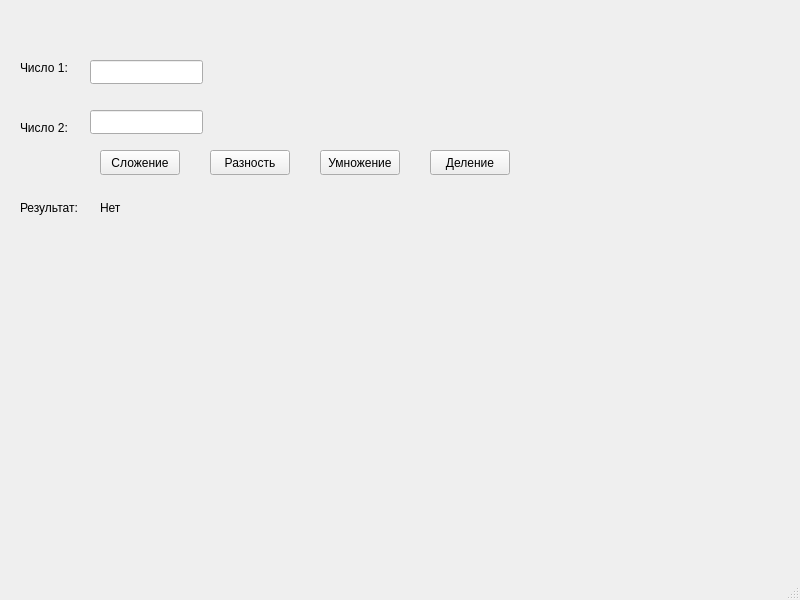
<?xml version="1.0" encoding="UTF-8"?>
<ui version="4.0">
 <class>MainWindow</class>
 <widget class="QMainWindow" name="MainWindow">
  <property name="geometry">
   <rect>
    <x>0</x>
    <y>0</y>
    <width>800</width>
    <height>600</height>
   </rect>
  </property>
  <property name="windowTitle">
   <string>MainWindow</string>
  </property>
  <widget class="QWidget" name="centralwidget">
   <widget class="QLineEdit" name="lineEdit_value_1">
    <property name="geometry">
     <rect>
      <x>90</x>
      <y>60</y>
      <width>113</width>
      <height>24</height>
     </rect>
    </property>
   </widget>
   <widget class="QLineEdit" name="lineEdit_value_2">
    <property name="geometry">
     <rect>
      <x>90</x>
      <y>110</y>
      <width>113</width>
      <height>24</height>
     </rect>
    </property>
   </widget>
   <widget class="QLabel" name="label_number_1">
    <property name="geometry">
     <rect>
      <x>20</x>
      <y>60</y>
      <width>55</width>
      <height>16</height>
     </rect>
    </property>
    <property name="text">
     <string>Число 1:</string>
    </property>
   </widget>
   <widget class="QLabel" name="label_number_2">
    <property name="geometry">
     <rect>
      <x>20</x>
      <y>120</y>
      <width>55</width>
      <height>16</height>
     </rect>
    </property>
    <property name="text">
     <string>Число 2:</string>
    </property>
   </widget>
   <widget class="QPushButton" name="pushButton_sum">
    <property name="geometry">
     <rect>
      <x>100</x>
      <y>150</y>
      <width>80</width>
      <height>25</height>
     </rect>
    </property>
    <property name="text">
     <string>Сложение</string>
    </property>
   </widget>
   <widget class="QLabel" name="label_result_text">
    <property name="geometry">
     <rect>
      <x>20</x>
      <y>200</y>
      <width>71</width>
      <height>16</height>
     </rect>
    </property>
    <property name="text">
     <string>Результат:</string>
    </property>
   </widget>
   <widget class="QLabel" name="label_result_value">
    <property name="geometry">
     <rect>
      <x>100</x>
      <y>200</y>
      <width>681</width>
      <height>16</height>
     </rect>
    </property>
    <property name="text">
     <string>Нет</string>
    </property>
   </widget>
   <widget class="QPushButton" name="pushButton_raz">
    <property name="geometry">
     <rect>
      <x>210</x>
      <y>150</y>
      <width>80</width>
      <height>25</height>
     </rect>
    </property>
    <property name="text">
     <string>Разность</string>
    </property>
   </widget>
   <widget class="QPushButton" name="pushButton_umn">
    <property name="geometry">
     <rect>
      <x>320</x>
      <y>150</y>
      <width>80</width>
      <height>25</height>
     </rect>
    </property>
    <property name="text">
     <string>Умножение</string>
    </property>
   </widget>
   <widget class="QPushButton" name="pushButton_del">
    <property name="geometry">
     <rect>
      <x>430</x>
      <y>150</y>
      <width>80</width>
      <height>25</height>
     </rect>
    </property>
    <property name="text">
     <string>Деление</string>
    </property>
   </widget>
  </widget>
  <widget class="QMenuBar" name="menubar">
   <property name="geometry">
    <rect>
     <x>0</x>
     <y>0</y>
     <width>800</width>
     <height>25</height>
    </rect>
   </property>
  </widget>
  <widget class="QStatusBar" name="statusbar"/>
 </widget>
 <resources/>
 <connections/>
</ui>
